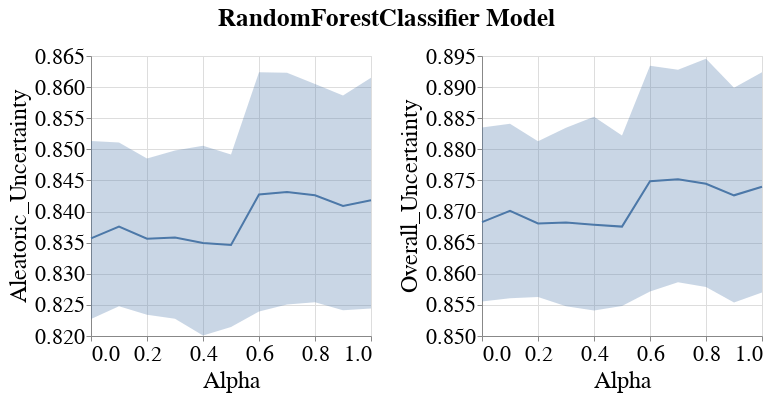

This figure's notebook cell:
### Code cell
visualizer.create_subgroup_metrics_line_band_plot(model_name=MODEL_NAMES[0],
                                                  subgroup_metrics=['Aleatoric_Uncertainty', 'Overall_Uncertainty'],
                                                  subgroup='sex_dis_correct')
